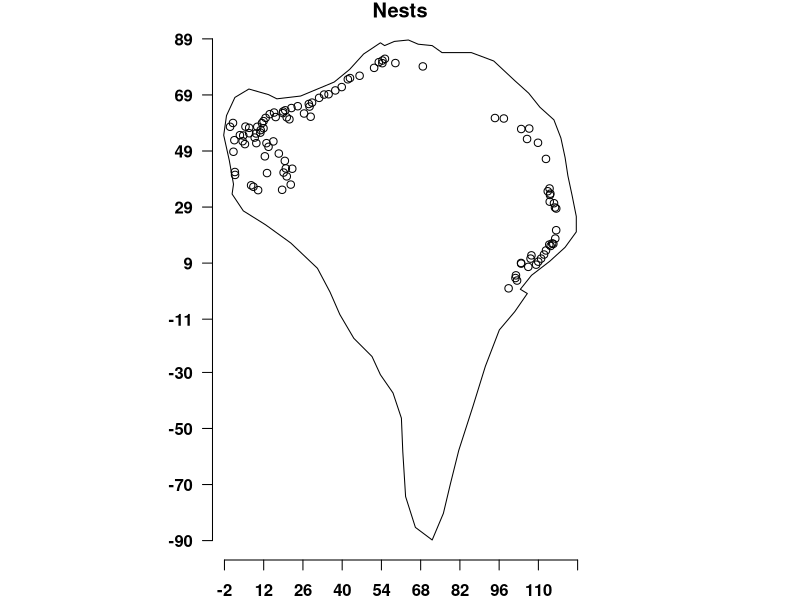
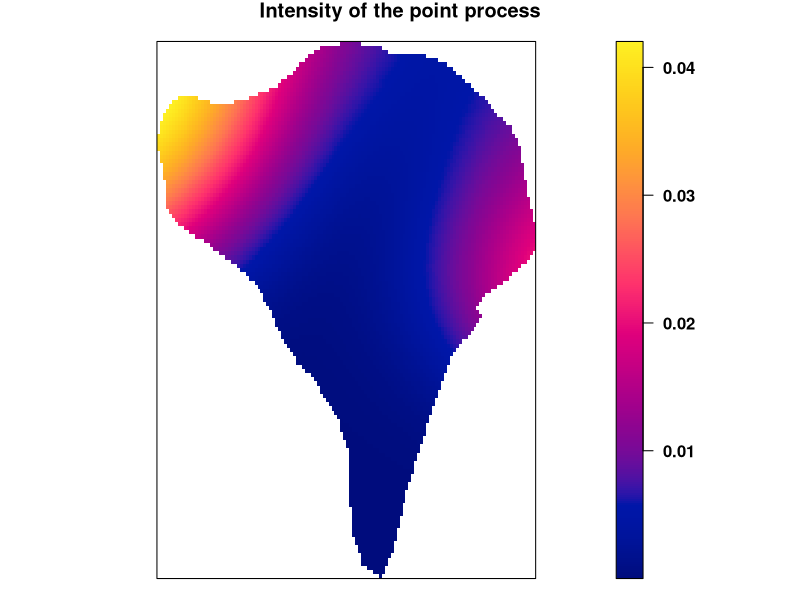
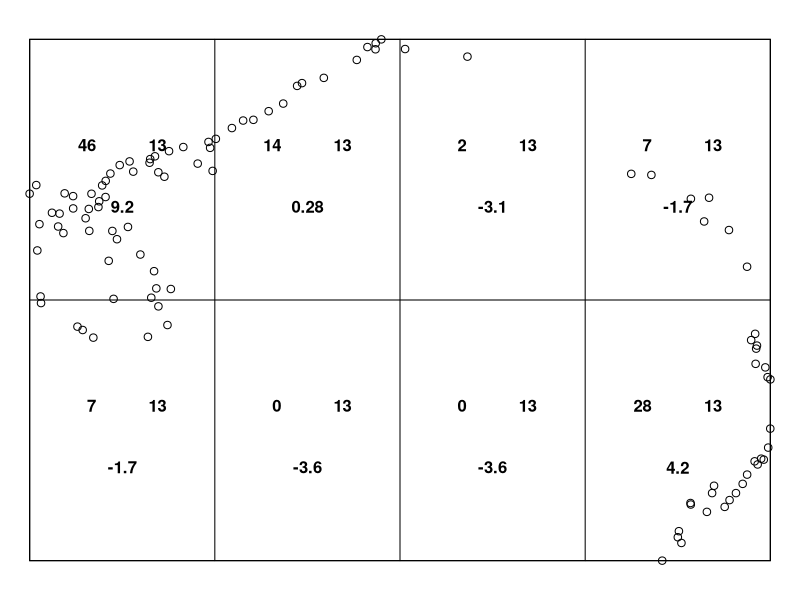
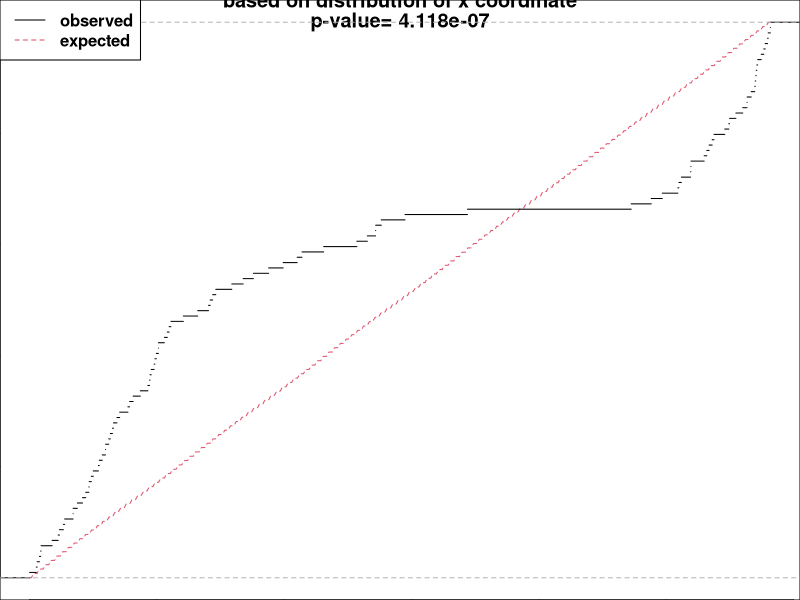
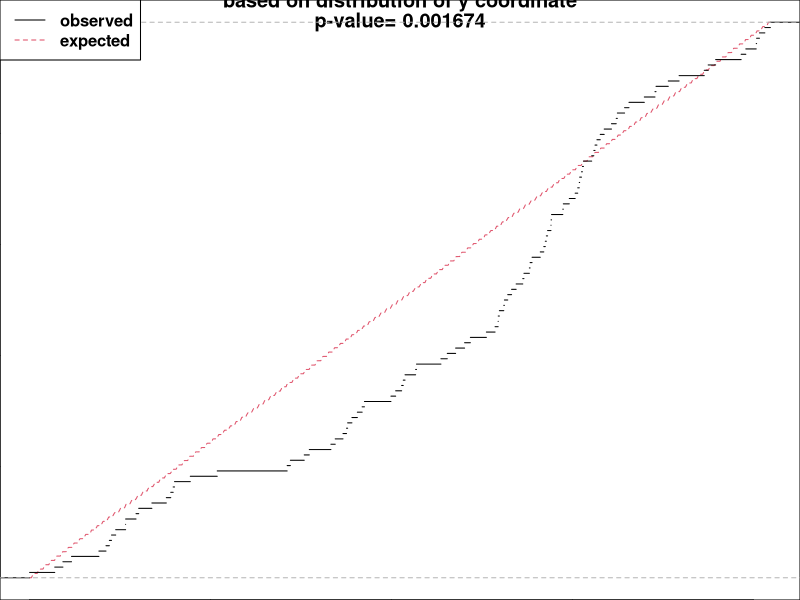
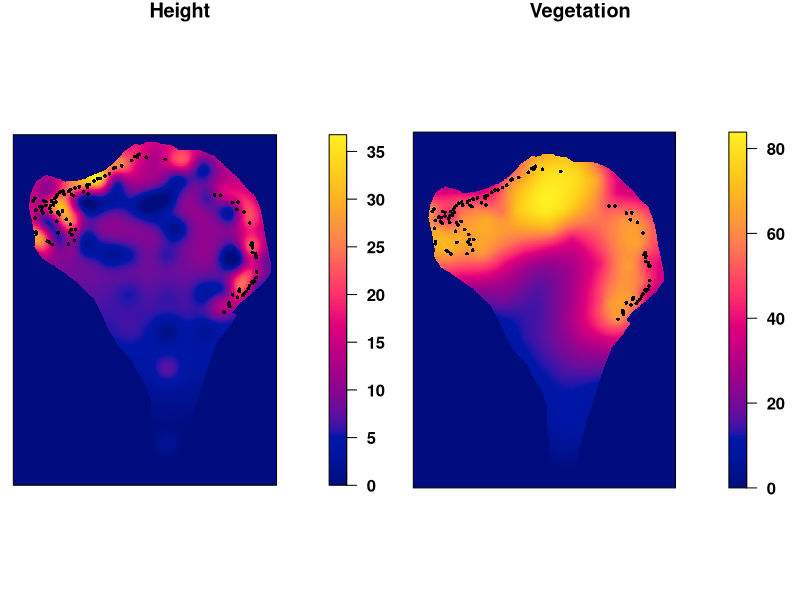
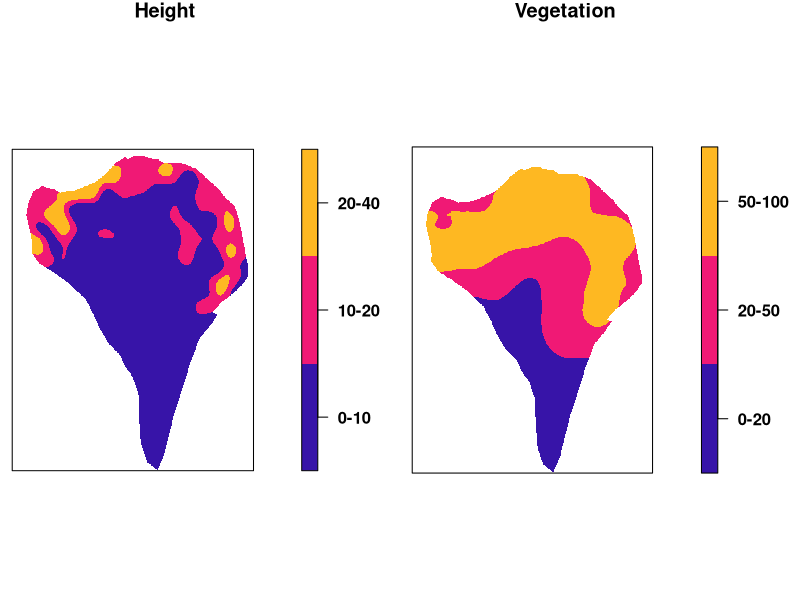
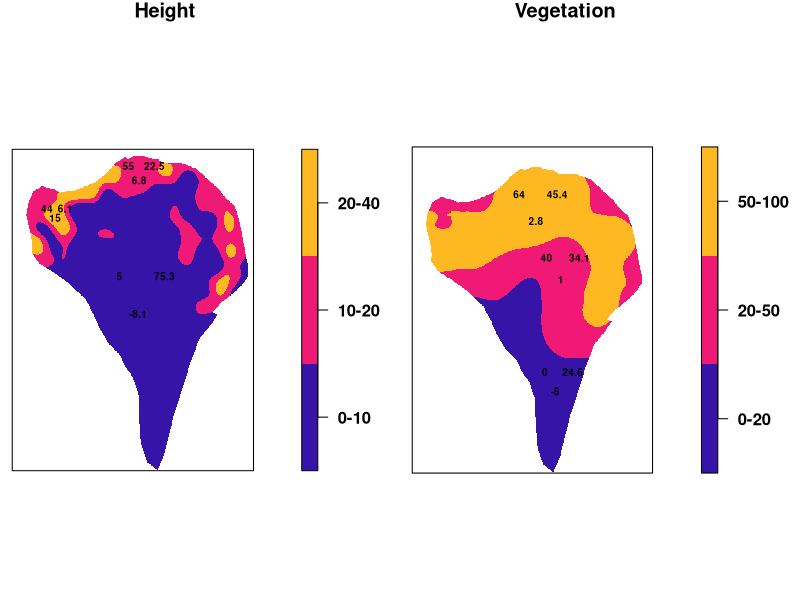

Here is the R script that generated these plots, in order:
## ---- chunk 1
knitr::opts_chunk$set( echo=F )
knitr::opts_chunk$set( cache=T )
knitr::opts_chunk$set(out.width = '70%')
knitr::opts_chunk$set(fig.align = "center")
knitr::opts_chunk$set(tidy =TRUE)
knitr::opts_chunk$set(message = FALSE)
## ---- chunk 2
library(spatstat)
## ---- chunk 3
rm(list=ls())
nucli84 <- read.delim("T2/nucli84.txt")

min.X = min(nucli84$X)
min.Y = min(nucli84$Y)
max.X = max(nucli84$X)
max.Y = max(nucli84$Y)

nucli84$X = nucli84$X - min.X
nucli84$Y = nucli84$Y - min.Y

n84=ppp(x = nucli84$X, y = nucli84$Y, range(nucli84$X), range(nucli84$Y))

poligon=read.delim("T2/poly84.txt")

poligon$X = poligon$X - min.X
poligon$Y = poligon$Y - min.Y
pol.illa<-list(x=poligon$X,y=poligon$Y)

min.pX = min(poligon$X)
min.pY = min(poligon$Y)
max.pX = max(poligon$X)
max.pY = max(poligon$Y)

n84p=ppp(nucli84$X,nucli84$Y,poly=pol.illa, range(poligon$X), range(poligon$Y))
## ---- chunk 4
par(mfrow=c(1,1), font = 2, font.axis = 2, font.lab = 4, las = 1, mar = c(2, 0, 1, 0))
plot(n84p,main="Nests")
axis(1,at=c(round(seq(min.pX, max.pX,length=10),digits=0)))#, pos=c(0,0))
axis(2,at=c(round(seq(min.pY, max.pY,length=10),digits=0)), pos=c(min.pX-4,min.pY-50))
## ---- chunk 5
par(mfrow=c(1,1), font = 2, font.axis = 2, font.lab = 4, las = 1, mar = c(0, 0, 1, 0))
plot(density(n84p, dimax.Yx=c(256,256), sigma=22), main="Intensity of the point process")
## ---- chunk 6
M <- quadrat.test(n84, nx = 4, ny = 2)
par(mfrow=c(1,1), font = 2, font.axis = 2, font.lab = 4, las = 1, mar = c(0, 0, 0, 0))
plot(n84,main="" )
plot(M, add = TRUE)
## ---- chunk 7
M
## ---- chunk 8
KS=cdf.test(n84,covariate="x")
KS
plot(KS)
## ---- chunk 9
KS=cdf.test(n84,covariate="y")
KS
plot(KS)
## ---- chunk 10
grid <- read.delim("T2/grid.txt")
grid.veg = read.delim("T2/grid_veg.txt")
veg = as.matrix(read.delim("T2/veg.txt",header=FALSE))
height = as.matrix(read.delim("T2/height.txt", header=FALSE))
# height[height==0]=NA
# veg[veg==0]=NA
## ---- chunk 11

par(mfrow=c(1,2), font = 2, font.axis = 2, font.lab = 4, las = 1, mar = c(0, 0, 1, 2))

Height = im(mat = height, xcol = grid$x, yrow = grid$y)
plot(Height, main="Height" )
plot(n84p, add=T, cex=0.5, pch=16)

Vegetation = im(mat = veg, xcol = grid.veg$x, yrow = grid.veg$y)
plot( Vegetation, main="Vegetation")
plot(n84p, add=T, cex=0.5, pch=16)
## ---- chunk 12
#height
brks.h <- c(0,10,20,40)
Hcut <- cut(Height, breaks = brks.h, labels = c("0-10", "10-20", "20-40"))
H <- tess(image = Hcut)

#vegetation
brks.v <- c(0, 20, 50, 100)
Vcut <- cut(Vegetation, breaks = brks.v, labels = c("0-20", "20-50", "50-100"))
V <- tess(image = Vcut)
## ---- chunk 13
par(mfrow=c(1,2), font = 2, font.axis = 2, font.lab = 4, las = 1, mar = c(0, 0, 1, 3.5))
plot(H, main="Height")
plot(V, main="Vegetation")
## ---- chunk 14
M.h=quadrat.test(n84, tess = H)
M.h

M.v=quadrat.test(n84p, tess = V)
M.v

par(mfrow=c(1,2), font = 2, font.axis = 2, font.lab = 4, las = 1, mar = c(0, 0, 1, 3.5))
plot(M.h, valuesAreColours=FALSE, main="Height", cex=0.6)
plot(M.v, valuesAreColours=FALSE, main="Vegetation", cex=0.6)

## ---- chunk 15
KS <- cdf.test(n84, Height)
KS

plot(KS,style="QQ")
## ---- chunk 16
KS <- cdf.test(n84, Vegetation)
KS

plot(KS,style="QQ")
## ---- chunk 17
model = ppm(n84, ~ x + y + Height + Vegetation)
model
## ---- chunk 18
model1 = ppm(n84, ~ y + Height + Vegetation)
model1
## ---- chunk 19
model2 = ppm(n84, ~ y + Height)
model2
## ---- chunk 20
par(mfrow=c(1,1), font = 2, font.axis = 2, font.lab = 4, las = 1, mar = c(0, 0, 1, 2))
plot(model2,se=F)
## ---- chunk 21
chosen.model = model2
M <- quadrat.test(chosen.model, nx = 4, ny = 2)
M
## ---- chunk 22
plot(n84)
plot(M, add = TRUE, cex = 1.5, col = "red")
## ---- chunk 23
KS1=cdf.test(model2,"y")
KS1
## ---- chunk 24
KS3=cdf.test(model2,Height)
KS3
## ---- chunk 25
diagnose.ppm(model2, which = "smooth",type="pearson",sigma=50)
## ---- chunk 26
sum(eem(model2))/area(n84)
## ---- chunk 27
lurking(model2, Height, type = "raw")
